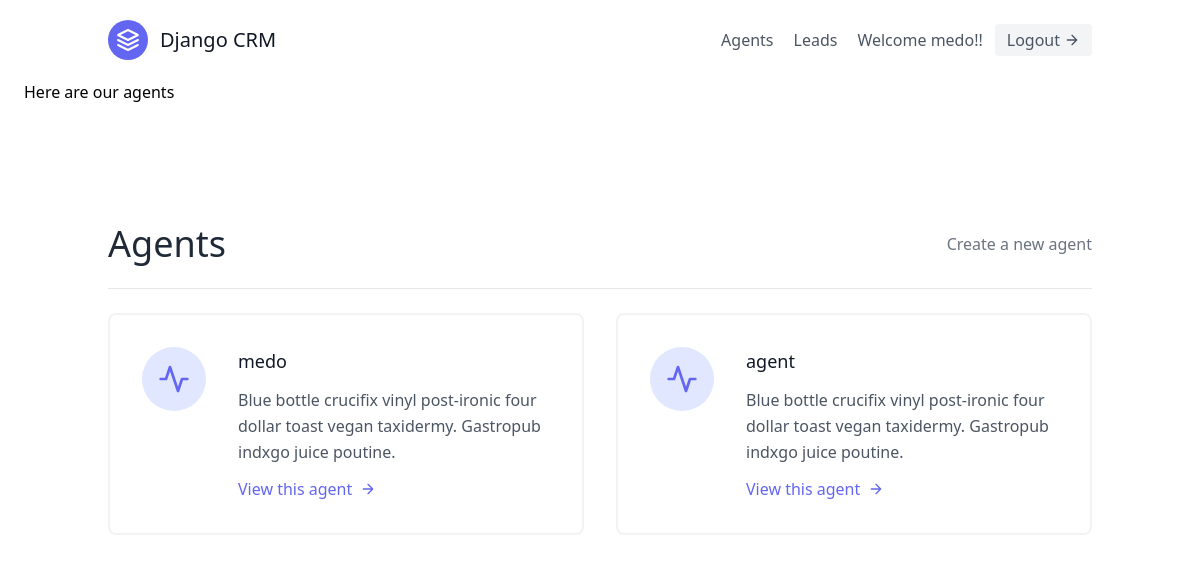
/agents/ (signed in), run on an earlier commit of the app's database.
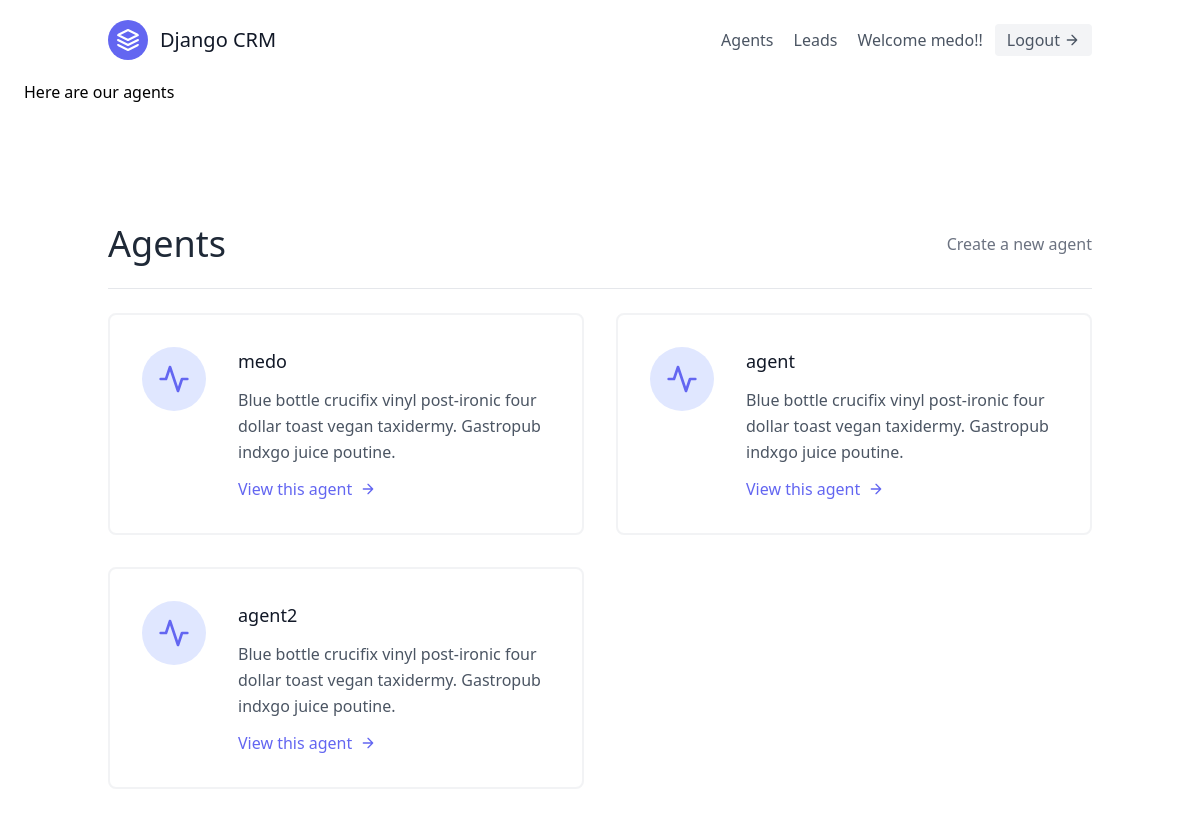
And on a later commit of the database.
### base/models.py (models this page shows, shortened)
class Agent(models.Model):
    user = models.OneToOneField(User, on_delete=models.CASCADE)
    organisation = models.ForeignKey(UserProfile, on_delete=models.CASCADE)

class User(AbstractUser):
    is_organisor = models.BooleanField(default= True)
    is_agent = models.BooleanField(default=False)

### agents/views.py (the view)
# urls.py: path('',views.AgentListView.as_view(), name='agent-list'),
class AgentListView(OrganisorAndLoginRequiredMixin, ListView):
    template_name = 'agents/agent_list.html'
    def get_queryset(self):
        organisation = self.request.user.userprofile
        return Agent.objects.filter(organisation = organisation)

### agents/mixins.py (called while the page is built)
    def dispatch(self, request, *args, **kwargs):
        if not request.user.is_authenticated or not request.user.is_organisor:
            return redirect('base:lead-list')
        return super().dispatch(request, *args, **kwargs)

### agents/templates/agents/agent_list.html
{% extends 'base.html' %}
{% block content %}
    <h1>Here are our agents</h1>
    <section class="text-gray-600 body-font">
        <div class="container px-5 py-24 mx-auto flex flex-wrap">
           <div class="mb-6 py-6 w-full flex items-center justify-between border-b border-gray-200">
            <div>
                <h1 class="text-4xl text-gray-800">Agents</h1>
            </div>
            <div>
                <a class="text-gray-500 hover:text-blue-500" href="{% url 'agents:agent-create' %}">Create a new agent</a>
            </div>
           </div>
          <div class="flex flex-wrap -m-4">
            {% for agent in object_list %}
            <div class="p-4 lg:w-1/2 md:w-full">
              <div class="flex border-2 rounded-lg border-gray-200 border-opacity-50 p-8 sm:flex-row flex-col">
                <div class="w-16 h-16 sm:mr-8 sm:mb-0 mb-4 inline-flex items-center justify-center rounded-full bg-indigo-100 text-indigo-500 flex-shrink-0">
                  <svg fill="none" stroke="currentColor" stroke-linecap="round" stroke-linejoin="round" stroke-width="2" class="w-8 h-8" viewBox="0 0 24 24">
                    <path d="M22 12h-4l-3 9L9 3l-3 9H2"></path>
                  </svg>
                </div>
                <div class="flex-grow">
                  <h2 class="text-gray-900 text-lg title-font font-medium mb-3">
                    {{ agent.user.username }}
                </h2>
                  <p class="leading-relaxed text-base">Blue bottle crucifix vinyl post-ironic four dollar toast vegan taxidermy. Gastropub indxgo juice poutine.</p>
                  <a href="{% url 'agents:agent-detail' agent.pk %}" class="mt-3 text-indigo-500 inline-flex items-center">
                    View this agent
                    <svg fill="none" stroke="currentColor" stroke-linecap="round" stroke-linejoin="round" stroke-width="2" class="w-4 h-4 ml-2" viewBox="0 0 24 24">
                      <path d="M5 12h14M12 5l7 7-7 7"></path>
                    </svg>
                  </a>
                </div>
              </div>
            </div>
            {% endfor %}
          </div>
        </div>
      </section>
{% endblock content %}

What changed in the data, as far as the page shows it:
added Agent: user.username "agent2"
